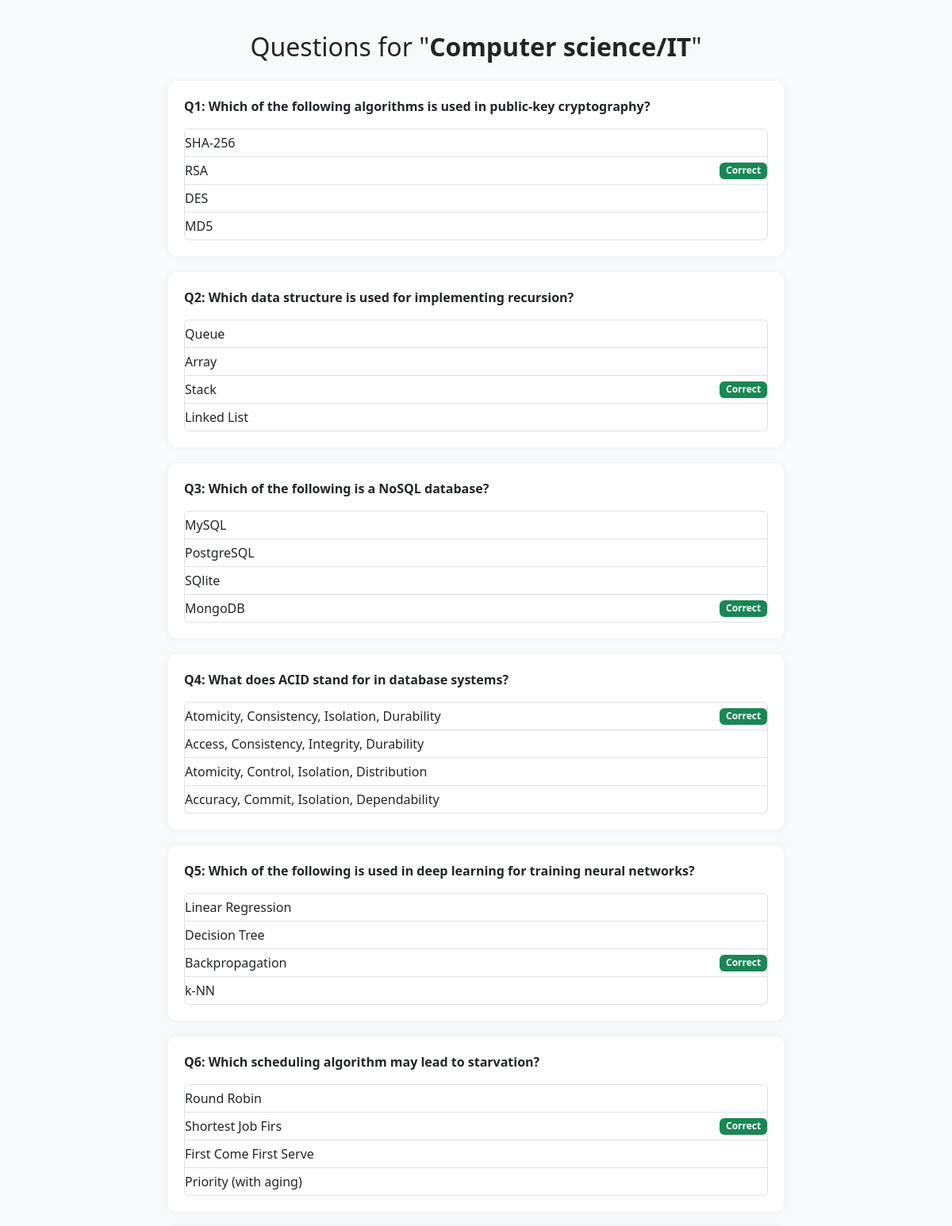
/admin-dashboard/questions/3/ (signed in, upper part), run on the app's committed database.
### quiz/models.py (models this page shows, shortened)
class Quiz(models.Model):
    title = models.CharField(max_length=100)
    description = models.TextField()
    created_by = models.ForeignKey(User, on_delete=models.CASCADE)
    created_at = models.DateTimeField(auto_now_add=True)
    time_limit = models.PositiveIntegerField(help_text="Time limit in minutes", default=5)  # ⏳ NEW

class Question(models.Model):
    quiz = models.ForeignKey(Quiz, on_delete=models.CASCADE)
    text = models.TextField()

class Answer(models.Model):
    question = models.ForeignKey(Question, on_delete=models.CASCADE)
    text = models.CharField(max_length=255)
    is_correct = models.BooleanField(default=False)

### quiz/views.py (the view)
# urls.py: path('admin-dashboard/questions/<int:quiz_id>/', views.show_questions_view, name='show_questions'),
@user_passes_test(is_admin)
def show_questions_view(request, quiz_id):
    quiz = Quiz.objects.get(id=quiz_id)
    questions = Question.objects.filter(quiz=quiz).prefetch_related('answer_set')
    return render(request, 'quiz/show_questions.html', {
        'quiz': quiz,
        'questions': questions
    })

### quiz/views.py (called while the page is built)
def is_admin(user):
    return user.is_superuser

### quiz/templates/quiz/show_questions.html (shortened to what this page needs)
{% load static %}
<!DOCTYPE html>
<html lang="en">
<head>
    <link href="https://cdn.jsdelivr.net/npm/bootstrap@5.3.3/dist/css/bootstrap.min.css" rel="stylesheet">
</head>
<body>
<div class="container">
    <h2 class="text-center mb-4">Questions for "<strong>{{ quiz.title }}</strong>"</h2>
    {% for question in questions %}
        <div class="question-box">
            <p class="question-title">Q{{ forloop.counter }}: {{ question.text }}</p>
            <ul class="list-group answer-list">
                {% for answer in question.answer_set.all %}
                    <li class="list-group-item d-flex justify-content-between align-items-center">
                        {{ answer.text }}
                        {% if answer.is_correct %}
                            <span class="badge bg-success">Correct </span>
                        {% endif %}
                    </li>
                {% endfor %}
            </ul>
        </div>
    {% empty %}
        <div class="alert alert-warning text-center">No questions have been added yet.</div>
    {% endfor %}
</div>
</body>
</html>

### quiz/templates/quiz/show_questions.html (style rules this page uses)
body { background-color: #f8f9fa; font-family: 'Segoe UI', Tahoma, Geneva, Verdana, sans-serif; padding-top: 40px; }
.container { max-width: 800px; }
.question-box { background: #fff; border-radius: 10px; padding: 20px; margin-bottom: 20px; box-shadow: 0 0 8px rgba(0, 0, 0, 0.05); }
.question-title { font-weight: bold; }
.answer-list li { padding: 5px 0; }

### data on the page
Quiz: title "Computer science/IT"
Question: text "Which of the following algorithms is used in public-key cryptography?"
Answer: text "SHA-256"
Answer: text "RSA", is_correct "Correct"
Answer: text "DES"
Answer: text "MD5"
Question: text "Which data structure is used for implementing recursion?"
Answer: text "Queue"
Answer: text "Array"
Answer: text "Stack", is_correct "Correct"
Answer: text "Linked List"
Question: text "Which of the following is a NoSQL database?"
Answer: text "MySQL"
Answer: text "PostgreSQL"
Answer: text "SQlite"
Answer: text "MongoDB", is_correct "Correct"
Question: text "What does ACID stand for in database systems?"
Answer: text "Atomicity, Consistency, Isolation, Durability", is_correct "Correct"
Answer: text "Access, Consistency, Integrity, Durability"
Answer: text "Atomicity, Control, Isolation, Distribution"
Answer: text "Accuracy, Commit, Isolation, Dependability"
Question: text "Which of the following is used in deep learning for training neural networks?"
Answer: text "Linear Regression"
Answer: text "Decision Tree"
Answer: text "Backpropagation", is_correct "Correct"
Answer: text "k-NN"
Question: text "Which scheduling algorithm may lead to starvation?"
Answer: text "Round Robin"
Answer: text "Shortest Job Firs", is_correct "Correct"
Answer: text "First Come First Serve"
Answer: text "Priority (with aging)"
